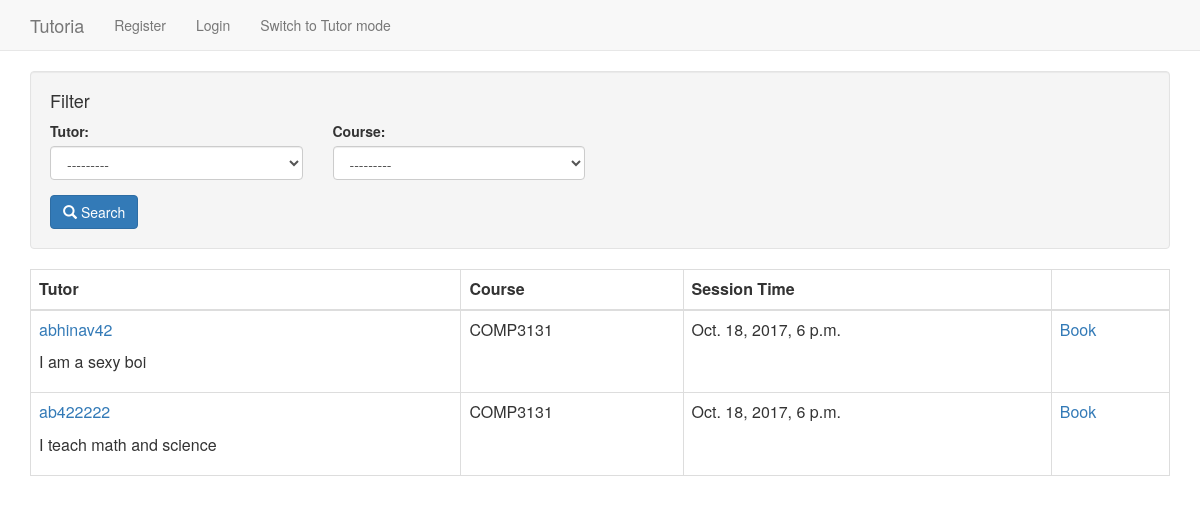
The app's page /session_app/sessions/, older data.
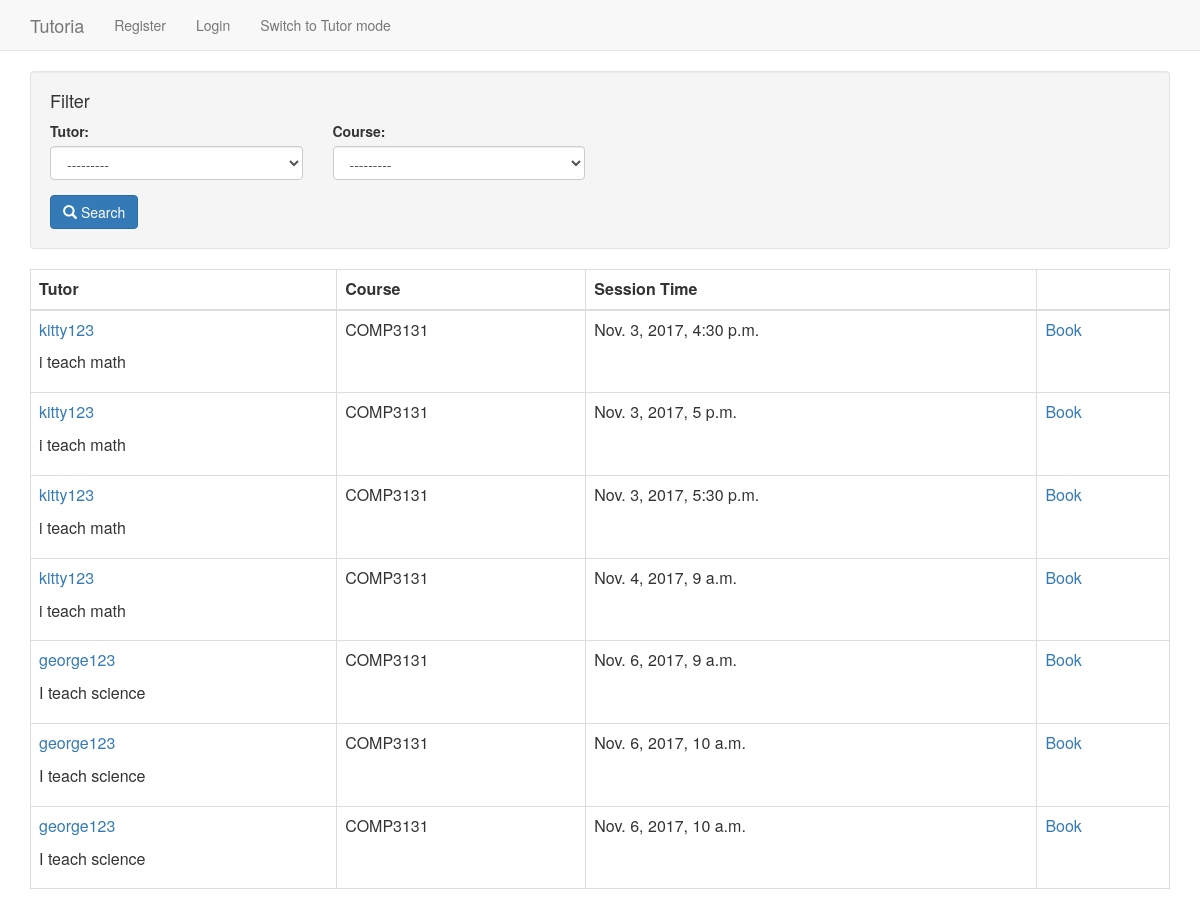
The same page, newer data.
### course_app/models.py (models this page shows)
class Course(models.Model):
    course_id = models.CharField(max_length=10, null = True)
    course_name = models.CharField(max_length=50,null = True)
    def __str__(self):
        return self.course_id

### session_app/models.py (models this page shows, shortened)
class Session(models.Model):
    student = models.ForeignKey(Student, on_delete=models.CASCADE,null=True)
    tutor = models.ForeignKey(Tutor, on_delete=models.CASCADE)
    course = models.ForeignKey(Course, on_delete=models.CASCADE)
    session_time = models.DateTimeField(null=True)
    status = models.IntegerField(default=0)

### tutor_app/models.py (models this page shows)
class Tutor(models.Model):
    user = models.OneToOneField(User,null=True)
    wallet = models.FloatField(null=True)
    profile_pic = models.ImageField(upload_to='profile_pics',blank=True)
    bio = models.TextField(null=True)
    contracted = models.BooleanField(default=False)
    salary = models.FloatField(default=0)
    def __str__(self):
        return self.user.username

### session_app/views.py (the view)
def sessions(request):
    session_list = Session.objects.filter(status=0)
    session_filter = SessionFilter(request.GET,queryset=session_list)
    return render(request, 'sessions.html', {'filter': session_filter})

### templates/sessions.html
{% extends 'student_app/base.html' %}
{% load widget_tweaks %}
{% block body_block %}
  <form method="get">
    <div class="well">
      <h4 style="margin-top: 0">Filter</h4>
      <div class="row">
        <div class="form-group col-sm-4 col-md-3">
          {{ filter.form.tutor.label_tag }}
          {% render_field filter.form.tutor class="form-control" %}
        </div>
        <div class="form-group col-sm-4 col-md-3">
          {{ filter.form.course.label_tag }}
          {% render_field filter.form.course class="form-control" %}
        </div>
      </div>
      <button type="submit" class="btn btn-primary">
        <span class="glyphicon glyphicon-search"></span> Search
      </button>
    </div>
  </form>
  <table class="table table-bordered">
    <thead>
      <tr>
        <th>Tutor</th>
        <th>Course</th>
        <th>Session Time</th>
        <th></th>
      </tr>
    </thead>
    <tbody>
        {% for session in filter.qs %}
          <tr>
            <td><p><a href="{% url 'tutor_app:profile' tutor_id=session.tutor.id %}">{{ session.tutor }}</a></p><p>{{session.tutor.bio}}</p></td>
            <td>{{ session.course }}</td>
            <td>{{ session.session_time }}</td>
            <td><a href="{% url 'session_app:book_session' %}?sess={{session.id}}">Book</a></td>
          </tr>
        {% empty %}
          <tr>
            <td colspan="5">No data</td>
          </tr>
        {% endfor %}
    </tbody>
  </table>
{% endblock %}

### templates/student_app/base.html (shortened to what this page needs)
<html>
  <head>
    <link rel="stylesheet" href="https://maxcdn.bootstrapcdn.com/bootstrap/3.3.7/css/bootstrap.min.css">
  </head>
  <body>
    <nav class="navbar navbar-default navbar-static-top">
      <div class="container">
        <ul class="nav navbar-nav">
          <li><a class="navbar-brand" href="{% url 'index' %}">Tutoria</a></li>
          {% if user.is_anonymous %}
          <li><a class="navbar-link" href="{% url 'student_app:register' %}">Register</a></li>
          {% endif %}
          {% if user.is_authenticated %}
            <li><a href="{% url 'session_app:sessions' %}">Book a session</a></li>
            <li><a href="{% url 'student_app:logout' %}">Logout</a></li>
          {% else %}
            <li><a class="navbar-link" href="{% url 'student_app:user_login' %}">Login</a></li>
          {% endif %}
          <li><a class="navbar-link" href="{% url 'student_app:switch' %}">Switch to Tutor mode</a></li>
        </ul>
      </div>
    </nav>
    <div class="container">
    {% block body_block %}
    {% endblock %}
    </div>
  </body>
</html>

Row changes from the older to the newer data that the page shows:
removed Session: tutor "abhinav42", tutor.bio "I am a sexy boi", course "COMP3131", session_time "Oct. 18, 2017, 6 p.m."
removed Session: tutor "ab422222", tutor.bio "I teach math and science", course "COMP3131", session_time "Oct. 18, 2017, 6 p.m."
added Session: tutor "kitty123", tutor.bio "i teach math", course "COMP3131", session_time "Nov. 3, 2017, 4:30 p.m."
added Session: tutor "kitty123", tutor.bio "i teach math", course "COMP3131", session_time "Nov. 3, 2017, 5 p.m."
added Session: tutor "kitty123", tutor.bio "i teach math", course "COMP3131", session_time "Nov. 3, 2017, 5:30 p.m."
added Session: tutor "kitty123", tutor.bio "i teach math", course "COMP3131", session_time "Nov. 4, 2017, 9 a.m."
added Session: tutor "george123", tutor.bio "I teach science", course "COMP3131", session_time "Nov. 6, 2017, 9 a.m."
added Session: tutor "george123", tutor.bio "I teach science", course "COMP3131", session_time "Nov. 6, 2017, 10 a.m."
added Session: tutor "george123", tutor.bio "I teach science", course "COMP3131", session_time "Nov. 6, 2017, 10 a.m."
